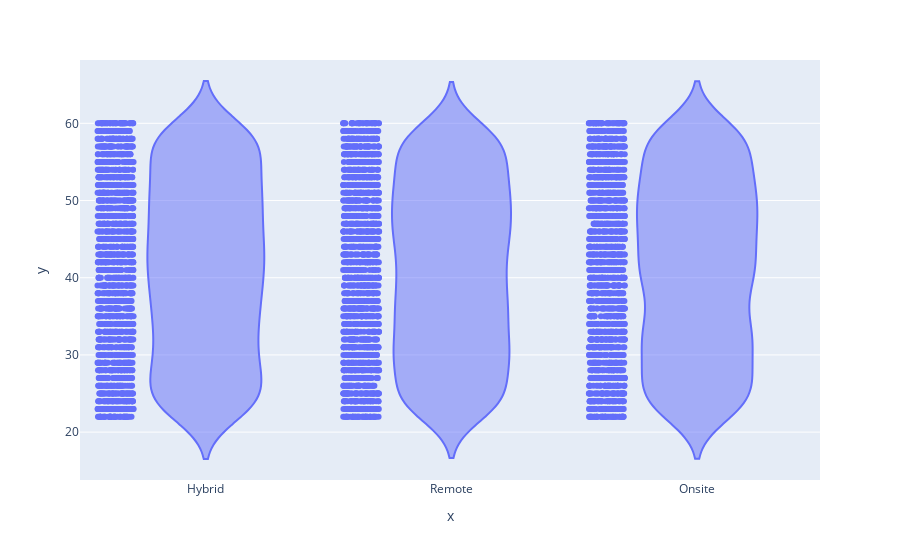

The notebook cell saved with this chart:
### Code cell
fig = px.violin(x=df['Work_Location'],y = df['Age'], points='all')
fig.show()

### Figure 1 — Plotly figure (JSON) as saved in the notebook; plotly's stock layout.template omitted (floating-point values rounded to 4 significant figures; data arrays with more than 128 entries replaced by an {"elided": "..."} marker saying what was removed)
{"data": [{"alignmentgroup": "True", "box": {"visible": false}, "hovertemplate": "x=%{x}<br>y=%{y}<extra></extra>", "legendgroup": "", "marker": {"color": "#636efa"}, "name": "", "offsetgroup": "", "orientation": "v", "points": "all", "scalegroup": "True", "showlegend": false, "type": "violin", "x": {"elided": "5000 str values"}, "x0": " ", "xaxis": "x", "y": {"elided": "5000 int values"}, "y0": " ", "yaxis": "y"}], "layout": {"legend": {"tracegroupgap": 0}, "margin": {"t": 60}, "violinmode": "group", "xaxis": {"anchor": "y", "domain": [0, 1], "title": {"text": "x"}}, "yaxis": {"anchor": "x", "domain": [0, 1], "title": {"text": "y"}}}}
